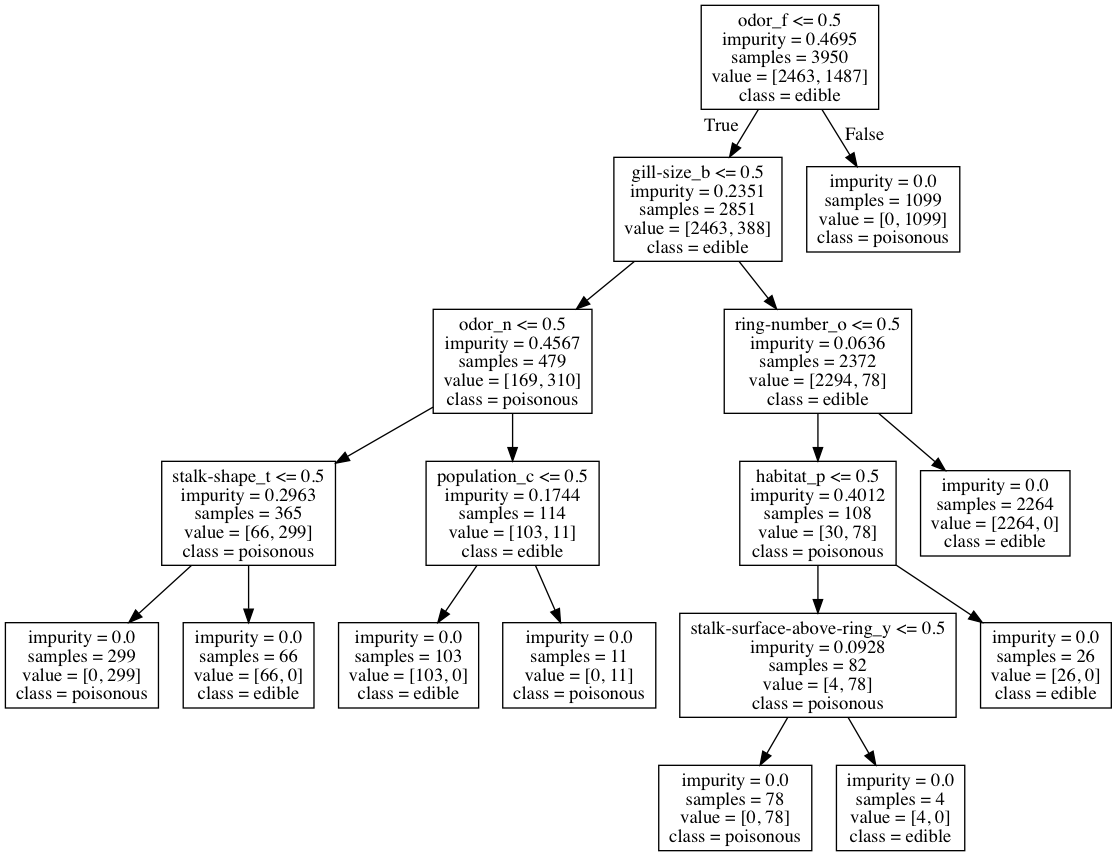

Write Python code to recreate this figure.
#In this lab, you're going to use decision trees to peruse The Mushroom Data Set, drawn from the Audobon Society Field
# Guide to North American Mushrooms (1981). The data set details mushrooms described in terms of many physical
# characteristics, such as cap size and stalk length, along with a classification of poisonous or edible.
# As a standard disclaimer, if you eat a random mushroom you find, you are doing so at your own risk. While every
# effort has been made to ensure that the information contained with the data set is correct, please understand that
# no one associated with this course accepts any responsibility or liability for errors, omissions or representations,
#  expressed or implied, contained therein, or that might arise from you mistakenly identifying a mushroom.
# Exercise due caution and just take this lab as informational purposes only.

import pandas as pd
import numpy as np


#https://archive.ics.uci.edu/ml/machine-learning-databases/mushroom/agaricus-lepiota.names


# 
# TODO: Load up the mushroom dataset into dataframe 'X'
# Verify you did it properly.
# Indices shouldn't be doubled.
# Header information is on the dataset's website at the UCI ML Repo
# Check NA Encoding
#
# .. your code here ..

# INFO: An easy way to show which rows have nans in them
#print X[pd.isnull(X).any(axis=1)]


colnames=['label', 'cap-shape', 'cap-surface', 'cap-color', 'bruises', 'odor',
          'gill-attachment', 'gill-spacing', 'gill-size', 'gill-color', 'stalk-shape',
          'stalk-root', 'stalk-surface-above-ring', 'stalk-surface-below-ring', 'stalk-color-above-ring',
          'stalk-color-below-ring', 'veil-type', 'veil-color', 'ring-number', 'ring-type',
          'spore-print-color', 'population', 'habitat']
X=pd.read_csv('Datasets/agaricus-lepiota.data', header=None, names=colnames)
X.replace(to_replace='?', value=np.nan, inplace=True)
print (X['stalk-root'].unique())
print (X[X.isnull().any(axis=1)])

# 
# TODO: Go ahead and drop any row with a nan
#
# .. your code here ..
print (X.shape)
X=X.dropna(axis=0, how='any').reset_index(drop=True)
print (X.tail())
#
# TODO: Copy the labels out of the dset into variable 'y' then Remove
# them from X. Encode the labels, using the .map() trick we showed
# you in Module 5 -- canadian:0, kama:1, and rosa:2
#
# .. your code here ..
y=X.label.map({'p':1, 'e':0})
X.drop(labels='label', axis=1, inplace=True)
print (X.shape)


#
# TODO: Encode the entire dataset using dummies
#
# .. your code here ..
X=pd.get_dummies(X)
print (X.shape)

# 
# TODO: Split your data into test / train sets
# Your test size can be 30% with random_state 7
# Use variable names: X_train, X_test, y_train, y_test
#
# .. your code here ..

from sklearn.model_selection import train_test_split
X_train, X_test, y_train, y_test=train_test_split(X, y, test_size=0.3, random_state=7)

#
# TODO: Create an DT classifier. No need to set any parameters
#
# .. your code here ..

from sklearn import tree
dtc=tree.DecisionTreeClassifier()
#
# TODO: train the classifier on the training data / labels:
# TODO: score the classifier on the testing data / labels:
#
# .. your code here ..

dtc.fit(X_train, y_train)
score=dtc.score(X_test, y_test)

print ("High-Dimensionality Score: ", round((score*100), 3))


#
# TODO: Use the code on the course's SciKit-Learn page to output a .DOT file
# Then render the .DOT to .PNGs. Ensure you have graphviz installed.
# If not, `brew install graphviz`. If you can't, use: http://webgraphviz.com/.
# On Windows 10, graphviz installs via a msi installer that you can download from
# the graphviz website. Also, a graph editor, gvedit.exe can be used to view the
# tree directly from the exported tree.dot file without having to issue a call.
#
# .. your code here ..
tree.export_graphviz(dtc.tree_, out_file='Mushroom_Poisonous_1_eadible_0.dot', feature_names=X.columns, class_names=['edible','poisonous'])

from subprocess import call
call(['dot', '-T', 'png', 'Mushroom_Poisonous_1_eadible_0.dot', '-o', 'Mushroom_Poisonous_1_eadible_0.png'])
